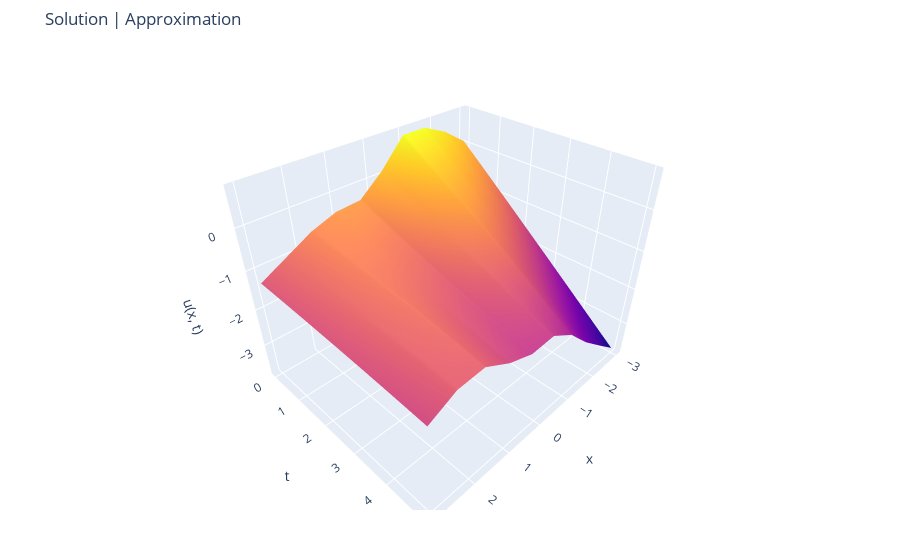

Source (notebook cell):
### Code cell
fig = make_subplots(rows=1, cols=1, specs=[[{'type': 'surface'}]])
xs = np.linspace(-3, 3, 10)
ys = np.linspace(0, 5, 10)
us_pred = np.array([[solver.u(*[x for _ in range(eq.var_dim-1)], y).item() for x in xs] for y in ys])
#us_pred = np.array([[sum([np.abs(x+0.25) for _ in range(10)]).item() for x in xs] for y in ys])
us = us_pred #np.array([[sol(x, t) for x in xs] for t in ts])
x_mesh, y_mesh = np.meshgrid(xs, ys)
fig.add_trace(go.Surface(x=xs, y=ys, z=us, showscale=False), row=1, col=1)
#fig.add_trace(go.Surface(x=ys, y=xs, z=us_pred), row=1, col=2)
fig.update_layout(title='Solution | Approximation',
                  scene = dict(
                    xaxis_title="x",
                    yaxis_title="t",
                    zaxis_title="u(x, t)"),
                  scene2 = dict(
                    xaxis_title="x",
                    yaxis_title="t",
                    zaxis_title="u(x, t)"),
                  margin=dict(l=50, r=50, b=50, t=50))
# one row is printed as x axes
fig.show()

### Figure 1 — Plotly figure (JSON) as saved in the notebook; plotly's stock layout.template omitted (floating-point values rounded to 4 significant figures)
{"data": [{"scene": "scene", "showscale": false, "type": "surface", "x": [-3, -2.333, -1.667, -1, -0.3333, 0.3333, 1, 1.667, 2.333, 3], "y": [0, 0.5556, 1.111, 1.667, 2.222, 2.778, 3.333, 3.889, 4.444, 5], "z": [[0.08051, 0.5034, 0.775, 0.7764, 0.1245, -0.373, -0.4185, -0.6364, -0.9767, -1.317], [-0.3333, 0.1105, 0.4246, 0.4974, -0.08754, -0.5558, -0.5329, -0.6676, -0.9946, -1.33], [-0.7507, -0.2899, 0.06281, 0.2083, -0.2966, -0.7334, -0.6555, -0.7037, -1.014, -1.346], [-1.171, -0.697, -0.31, -0.09169, -0.5027, -0.904, -0.7838, -0.7463, -1.035, -1.364], [-1.594, -1.11, -0.6932, -0.4028, -0.7063, -1.066, -0.9149, -0.7966, -1.058, -1.384], [-2.02, -1.529, -1.086, -0.7249, -0.9082, -1.22, -1.046, -0.8556, -1.083, -1.407], [-2.447, -1.951, -1.486, -1.057, -1.109, -1.364, -1.175, -0.9234, -1.111, -1.433], [-2.876, -2.377, -1.892, -1.398, -1.311, -1.5, -1.299, -0.9996, -1.142, -1.462], [-3.306, -2.805, -2.303, -1.746, -1.513, -1.629, -1.418, -1.083, -1.176, -1.494], [-3.736, -3.235, -2.716, -2.098, -1.718, -1.751, -1.531, -1.173, -1.214, -1.529]]}], "layout": {"margin": {"b": 50, "l": 50, "r": 50, "t": 50}, "scene": {"domain": {"x": [0, 1], "y": [0, 1]}, "xaxis": {"title": {"text": "x"}}, "yaxis": {"title": {"text": "t"}}, "zaxis": {"title": {"text": "u(x, t)"}}}, "scene2": {"xaxis": {"title": {"text": "x"}}, "yaxis": {"title": {"text": "t"}}, "zaxis": {"title": {"text": "u(x, t)"}}}, "title": {"text": "Solution | Approximation"}}}
